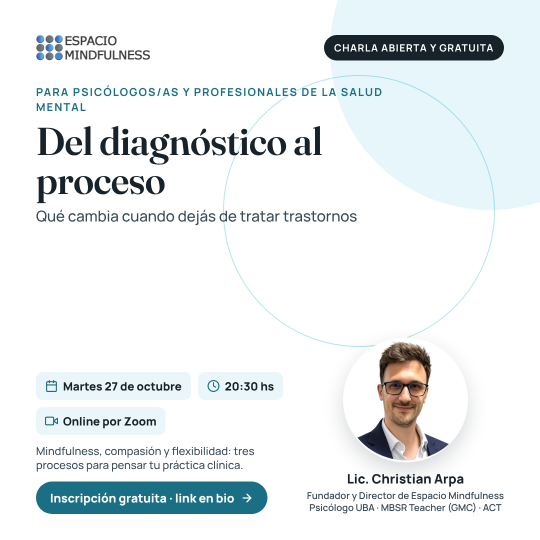
#> input picture contenido/originales/charla_27oct.png, 1080 x 1080 px, given in place of isotipo.png, which was not available (shown at 1/2 size)
$ python gen_posts.py
#> lines starting #> are read from the running program, lines starting #| are printed output that depends on the picture; pictures that were not available may be replaced by others from this repository, and a replacement may not be noted
### disenio/marca.py
#!/usr/bin/env python3
"""Sistema de diseno de Espacio Mindfulness para las placas de Instagram.

Paleta muestreada del logo real (grilla 3x3 de esferas azul/gris sobre
fondo turquesa). Todo se dibuja a 1080x1350 (4:5), sin escalados intermedios.
"""
from pathlib import Path
from PIL import Image, ImageDraw, ImageFont, ImageFilter

W, H = 1080, 1350
MARGEN = 96

TURQUESA = (23, 144, 155)       # #17909B
TURQ_OSCURO = (16, 108, 118)    # sombra del turquesa, para degrades
TURQ_CLARO = (91, 191, 193)     # #5BBFC1
TURQ_PALIDO = (176, 226, 227)
AZUL = (14, 136, 196)           # #0E88C4  esferas azules -> accion
GRIS = (90, 103, 112)           # #5A6770  esferas grises -> cuerpo
GRIS_CLARO = (154, 166, 177)
GRIS_TITULO = (42, 52, 60)
CREMA = (245, 239, 230)         # #F5EFE6
CREMA_SUAVE = (222, 214, 201)
LINEA_CLARA = (223, 214, 202)
BLANCO = (255, 255, 255)
DORADO = (214, 168, 76)         # solo para las estrellas de las resenias

F = "C:/Windows/Fonts/"
SERIF_B, SERIF_I, SERIF, SANS, SANS_B = (
    "georgiab.ttf", "georgiai.ttf", "georgia.ttf", "calibri.ttf", "calibrib.ttf")

RAIZ = Path(r"C:/Users/chris/OneDrive/Desktop/IG ESP MIND IA/Instagram")
DESTINO = RAIZ / "contenido" / "originales"
FOTOS = Path(r"C:/Users/chris/OneDrive/Desktop/TRABAJO/MINDFULNESS/FOTOS/para publi")
ISOTIPO = Image.open(RAIZ / "contenido" / "marca" / "isotipo.png").convert("RGBA")


def fuente(nombre, tam):
    return ImageFont.truetype(F + nombre, tam)


# --- texto ----------------------------------------------------------------

def ancho(d, texto, fnt):
    return d.textbbox((0, 0), texto, font=fnt)[2]


def envolver(d, texto, fnt, max_ancho):
    palabras, lineas, actual = texto.split(), [], ""
    for p in palabras:
        prueba = f"{actual} {p}".strip()
        if ancho(d, prueba, fnt) <= max_ancho:
            actual = prueba
        else:
            if actual:
                lineas.append(actual)
            actual = p
    if actual:
        lineas.append(actual)
    return lineas


def alto_parrafo(d, texto, fnt, max_ancho, interlinea=1.42):
    return int(len(envolver(d, texto, fnt, max_ancho)) * fnt.size * interlinea)


def parrafo(d, texto, fnt, x, y, max_ancho, color, interlinea=1.42, centrado=False):
    lineas = envolver(d, texto, fnt, max_ancho)
    salto = int(fnt.size * interlinea)
    for i, linea in enumerate(lineas):
        px = x + (max_ancho - ancho(d, linea, fnt)) // 2 if centrado else x
        d.text((px, y + i * salto), linea, font=fnt, fill=color)
    return y + len(lineas) * salto


def espaciado(d, texto, fnt, x, y, color, sep=6, centrado_en=None):
    """Letter-spacing manual: Pillow no lo trae."""
    total = sum(ancho(d, c, fnt) + sep for c in texto) - sep
    px = x if centrado_en is None else (centrado_en - total) // 2
    for c in texto:
        d.text((px, y), c, font=fnt, fill=color)
        px += ancho(d, c, fnt) + sep
    return total


# --- elementos graficos ---------------------------------------------------

def circulos(img, color, especificaciones):
    capa = Image.new("RGBA", img.size, (0, 0, 0, 0))
    dc = ImageDraw.Draw(capa)
    for cx, cy, r, alfa in especificaciones:
        dc.ellipse([cx - r, cy - r, cx + r, cy + r], fill=color + (alfa,))
    img.alpha_composite(capa)


def poner_isotipo(img, centro_x, y, alto_px):
    iso = ISOTIPO.copy()
    iso = iso.resize((int(iso.width * alto_px / iso.height), alto_px), Image.LANCZOS)
    img.alpha_composite(iso, (centro_x - iso.width // 2, y))


def flecha(d, x, y, color, escala=1.0):
    s = 18 * escala
    d.polygon([(x, y - s / 2), (x + s * 0.85, y), (x, y + s / 2)], fill=color)


def estrellas(d, x, y, cantidad=5, tam=30, color=DORADO, sep=10):
    """Cinco estrellas de 5 puntas dibujadas a mano (no dependemos de emojis)."""
    import math
    for n in range(cantidad):
        cx = x + n * (tam + sep) + tam / 2
        cy = y + tam / 2
        puntos = []
        for i in range(10):
            radio = tam / 2 if i % 2 == 0 else tam / 4.6
            ang = math.radians(-90 + i * 36)
            puntos.append((cx + radio * math.cos(ang), cy + radio * math.sin(ang)))
        d.polygon(puntos, fill=color)
    return cantidad * (tam + sep) - sep


def foto(nombre, ancho_px, alto_px, foco_x=0.5, foco_y=0.5):
    """Recorta una foto al tamanio pedido cubriendo todo el marco (tipo CSS cover)."""
    im = Image.open(FOTOS / nombre).convert("RGB")
    escala = max(ancho_px / im.width, alto_px / im.height)
    nuevo = (max(1, round(im.width * escala)), max(1, round(im.height * escala)))
    im = im.resize(nuevo, Image.LANCZOS)
    x = int((im.width - ancho_px) * foco_x)
    y = int((im.height - alto_px) * foco_y)
    return im.crop((x, y, x + ancho_px, y + alto_px))


def velo(img, caja, color, alfa_desde, alfa_hasta, vertical=True):
    """Degradado translucido para que el texto se lea sobre la foto."""
    x0, y0, x1, y1 = caja
    an, al = x1 - x0, y1 - y0
    grad = Image.new("L", (1, al) if vertical else (an, 1))
    for i in range(al if vertical else an):
        t = i / max(1, (al if vertical else an) - 1)
        grad.putpixel((0, i) if vertical else (i, 0),
                      int(alfa_desde + (alfa_hasta - alfa_desde) * t))
    grad = grad.resize((an, al))
    capa = Image.new("RGBA", (an, al), color + (0,))
    capa.putalpha(grad)
    img.alpha_composite(capa, (x0, y0))


# [9 lines left out: function caja_translucida, not called in this run]


def ancho_estrellas(cantidad=5, tam=30, sep=10):
    return cantidad * (tam + sep) - sep


def pie(d, color=GRIS_CLARO):
    espaciado(d, "@espaciomindfulness", fuente(SANS, 30), 0, H - 78, color, sep=3, centrado_en=W)


def lienzo(fondo):
    return Image.new("RGBA", (W, H), fondo)


# [19 lines left out: function guardar, not called in this run]

### disenio/gen_posts.py
#!/usr/bin/env python3
"""Genera las placas de los posts 4, 5, 7, 8 y 9 de @espaciomindfulness."""
from PIL import ImageDraw
from marca import *   # sistema de diseno de la marca


# ==========================================================================
# POST 4 — Testimonio real de Google (imagen suelta)
# ==========================================================================
def post4_testimonio():
    ALTO_FOTO = 516
    img = lienzo(CREMA)
    img.paste(foto("IMG_5816.JPG", W, ALTO_FOTO, foco_y=0.42).convert("RGBA"), (0, 0))
    velo(img, (0, 0, W, 240), TURQ_OSCURO, 190, 0)   # para que se lea el isotipo
    circulos(img, (23, 144, 155), [(1010, 1240, 190, 12)])
    poner_isotipo(img, W // 2, 44, 78)
    d = ImageDraw.Draw(img)

    y = ALTO_FOTO + 74
    estrellas(d, (W - ancho_estrellas(5, 34, 11)) // 2, y, tam=34, sep=11)

    util = W - 2 * MARGEN - 16
    y = parrafo(d, "“No salís igual de cómo entraste.”", fuente(SERIF_I, 62),
                MARGEN, y + 84, util, GRIS_TITULO, interlinea=1.30, centrado=True)

    y = parrafo(d, "Un grupo humano hermoso. Lo recomiendo desde el día 1 hasta el último.",
                fuente(SANS, 42), MARGEN + 20, y + 34, util - 40, GRIS,
                interlinea=1.46, centrado=True)

    d.line([(W // 2 - 60, y + 52), (W // 2 + 60, y + 52)], fill=LINEA_CLARA, width=3)
    espaciado(d, "SU VÁZQUEZ SANZ", fuente(SANS_B, 32), 0, y + 96, TURQUESA, sep=6, centrado_en=W)
    espaciado(d, "RESEÑA VERIFICADA EN GOOGLE  ·  4.9 DE 5  ·  40 RESEÑAS",
              fuente(SANS, 26), 0, y + 148, GRIS_CLARO, sep=2, centrado_en=W)

    pie(d)
    return img.convert("RGB")


# ==========================================================================
# POST 5 — Carrusel: que es el MBSR
# ==========================================================================
def p5_portada():
    img = lienzo(TURQUESA)
    img.paste(foto("IMG_5699.JPG", W, H, foco_y=0.45).convert("RGBA"), (0, 0))
    velo(img, (0, 0, W, H), TURQ_OSCURO, 226, 244)
    circulos(img, (255, 255, 255), [(950, 1160, 210, 12)])
    poner_isotipo(img, W // 2, 140, 118)
    d = ImageDraw.Draw(img)

    y = 400
    y = parrafo(d, "Qué es el MBSR", fuente(SERIF_B, 104), MARGEN, y,
                W - 2 * MARGEN, CREMA, interlinea=1.16, centrado=True)
    y = parrafo(d, "y para quién es", fuente(SERIF_I, 86), MARGEN, y + 10,
                W - 2 * MARGEN, TURQ_PALIDO, interlinea=1.16, centrado=True)

    d.line([(W // 2 - 90, y + 76), (W // 2 + 90, y + 76)], fill=CREMA_SUAVE, width=3)
    parrafo(d, "El programa de mindfulness con más respaldo científico del mundo.",
            fuente(SANS, 42), MARGEN + 40, y + 142, W - 2 * MARGEN - 80,
            CREMA_SUAVE, interlinea=1.45, centrado=True)

    f = fuente(SANS_B, 34)
    total = espaciado(d, "DESLIZÁ", f, 0, H - 250, CREMA, sep=6, centrado_en=W - 46)
    flecha(d, (W + total) // 2 - 6, H - 235, CREMA)
    pie(d, CREMA_SUAVE)
    return img.convert("RGB")


def p5_dato(etiqueta, titulo, cuerpo, foto_nombre=None, foco_y=0.5):
    img = lienzo(CREMA)
    alto_foto = 0
    if foto_nombre:
        alto_foto = 470
        img.paste(foto(foto_nombre, W, alto_foto, foco_y=foco_y).convert("RGBA"), (0, 0))
    circulos(img, (23, 144, 155), [(60, 1250, 170, 12), (1010, 700, 130, 10)])
    d = ImageDraw.Draw(img)

    y = alto_foto + (120 if foto_nombre else 150)
    espaciado(d, etiqueta, fuente(SANS_B, 32), MARGEN, y, TURQUESA, sep=8)
    d.line([(MARGEN, y + 64), (MARGEN + 78, y + 64)], fill=AZUL, width=4)

    util = W - 2 * MARGEN - 16
    y = parrafo(d, titulo, fuente(SERIF_B, 66), MARGEN, y + 122, util,
                GRIS_TITULO, interlinea=1.24)
    parrafo(d, cuerpo, fuente(SANS, 45), MARGEN, y + 54, util, GRIS, interlinea=1.48)

    pie(d)
    return img.convert("RGB")


# [36 lines left out: function p5_cierre, not called in this run]


def post5_mbsr():
    return [
        ("post5_mbsr_1.png", p5_portada()),
        ("post5_mbsr_2.png", p5_dato(
            "QUÉ ES",
            "Un programa de 8 semanas, no una clase suelta.",
            "Nació en 1979 en la Facultad de Medicina de la Universidad de "
            "Massachusetts. Es el protocolo de mindfulness más estudiado que existe.",
            "IMG_5777.JPG", 0.42)),
        ("post5_mbsr_3.png", p5_dato(
            "CÓMO SE CURSA",
            "Un encuentro semanal de dos horas.",
            "Prácticas guiadas, material para llevarte a casa y un retiro de día "
            "completo sobre el final del programa. Online o presencial.",
            "IMG_5758.JPG", 0.45)),
        ("post5_mbsr_4.png", p5_dato(
            "PARA QUIÉN ES",
            "Para el que llega cansado de su propia cabeza.",
            "Estrés sostenido, ansiedad, insomnio, rumiación, dolor crónico. "
            "También para profesionales de la salud que quieren incorporarlo "
            "a su práctica. No hace falta experiencia previa.")),
        ("post5_mbsr_5.png", p5_dato(
            "QUÉ NO ES",
            "No es una religión ni un curso de relajación.",
            "Es entrenamiento de la atención, con base científica y lenguaje laico. "
            "Y no reemplaza un tratamiento médico o psicológico: lo complementa.")),
        ("post5_mbsr_6.png", p5_cierre()),
    ]


# ==========================================================================
# POST 7 — Autoridad (imagen suelta)
# ==========================================================================
# [114 lines left out: functions post7_autoridad, p8_portada, p8_hallazgo, p8_cierre, not called in this run]


HALLAZGOS = [
    ("Baja el estrés percibido",
     "Es el efecto más replicado: los meta-análisis muestran reducciones "
     "consistentes en las escalas de estrés después de completar el programa."),
    ("Mejora la ansiedad y el ánimo",
     "La investigación reporta mejoras de magnitud moderada en síntomas de "
     "ansiedad y depresión, sostenidas en los seguimientos."),
    ("Se duerme mejor",
     "Muchos participantes reportan mejor calidad de sueño. Suele ser de los "
     "primeros cambios que la gente nota, y no es casualidad: baja la rumiación "
     "nocturna."),
    ("Menos piloto automático",
     "Entrenás la capacidad de darte cuenta de dónde está tu atención. "
     "Eso cambia la relación con los pensamientos: dejás de creerles todo."),
    ("Otra relación con el dolor",
     "Para esto nació el MBSR en 1979: pacientes con dolor crónico que no "
     "respondían a otros tratamientos. La intensidad puede no bajar; el "
     "sufrimiento alrededor, sí."),
]


# [47 lines left out: functions post8_evidencia, post9_ultima, not called in this run]


def main():
    todas = []
    todas.append(("post4_testimonio.png", post4_testimonio()))
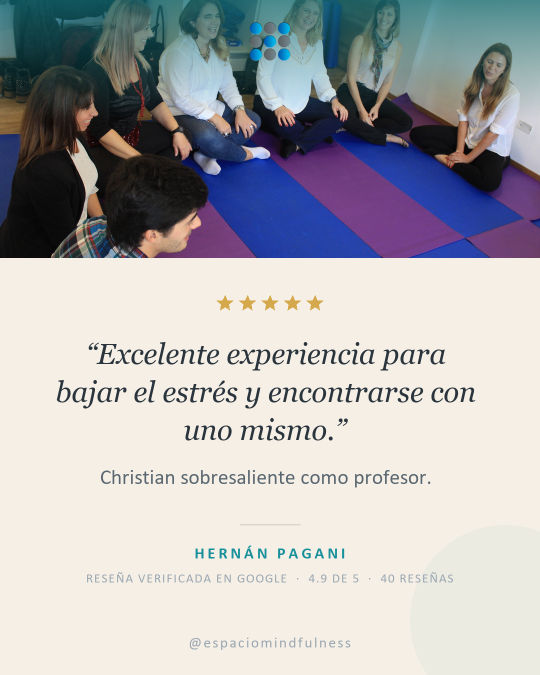
#> input picture contenido/originales/post10_testimonio_pagani.png, 1080 x 1350 px, given in place of IMG_5816.JPG, which was not available (shown at 1/2 size)
#> in foto, im is the input picture: PIL image 1080x1350 RGB; mean R, G, B 176.2, 176.4, 179.1
#> in velo, `grad = grad.resize((an, al))`:
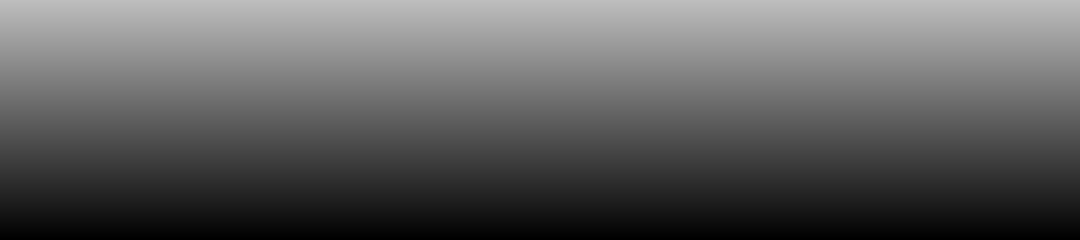
#> grad: PIL image 1080x240 L; min 0, max 190, mean 94.5
#> in velo, `capa.putalpha(grad)`:
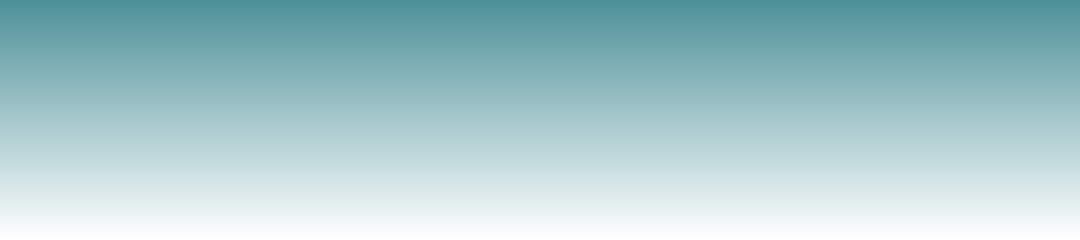
#> capa: PIL image 1080x240 RGBA; mean R, G, B, A 16, 108, 118, 94.5; transparent parts drawn white
#> in circulos, `capa = Image.new("RGBA", img.size, (0, 0, 0, 0))`: capa: PIL image 1080x1350 RGBA; every value is 0
#> in poner_isotipo, `iso = iso.resize((int(iso.width * alto_px / iso.height), alto_px), Ima..`:
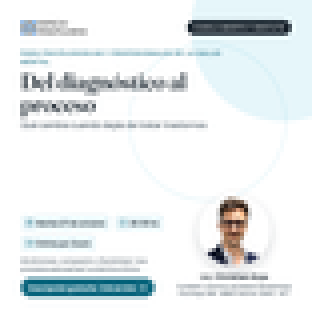
#> iso: PIL image 78x78 RGBA (shown 4 times larger); mean R, G, B, A 232.1, 236.8, 238.2, 255
#> in post4_testimonio, `y = parrafo(d, "“No salís igual de cómo entraste.”", fuente(SERIF_I, 6..`: y = 834
#> in post4_testimonio, `y = parrafo(d, "Un grupo humano hermoso. Lo recomiendo desde el día 1 ..`: y = 1051
    todas += post5_mbsr()
#> in p5_portada, `img = lienzo(TURQUESA)`:
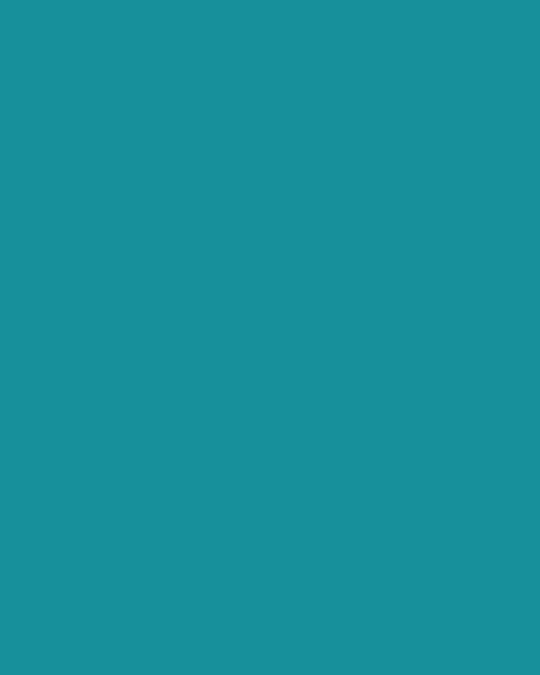
#> img: PIL image 1080x1350 RGBA (shown at 1/2 size); mean R, G, B, A 23, 144, 155, 255
#> call 2 of poner_isotipo, with centro_x = 540, y = 140, alto_px = 118
#> in poner_isotipo (call 2), `iso = iso.resize((int(iso.width * alto_px / iso.height), alto_px), Ima..`:
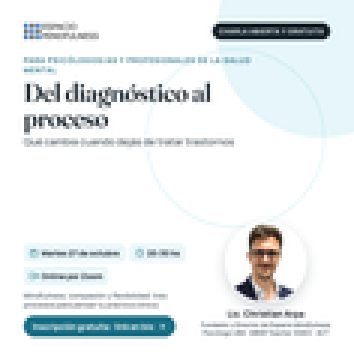
#> iso: PIL image 118x118 RGBA (shown 3 times larger); mean R, G, B, A 232.2, 236.9, 238.3, 255
#> in p5_portada, `y = parrafo(d, "Qué es el MBSR", fuente(SERIF_B, 104), MARGEN, y, W - ..`: y = 520
#> in p5_portada, `y = parrafo(d, "y para quién es", fuente(SERIF_I, 86), MARGEN, y + 10,..`: y = 629
#> in p5_portada, `total = espaciado(d, "DESLIZÁ", f, 0, H - 250, CREMA, sep=6, centrado_..`: total = 180
#> in p5_portada, `return img.convert("RGB")`:
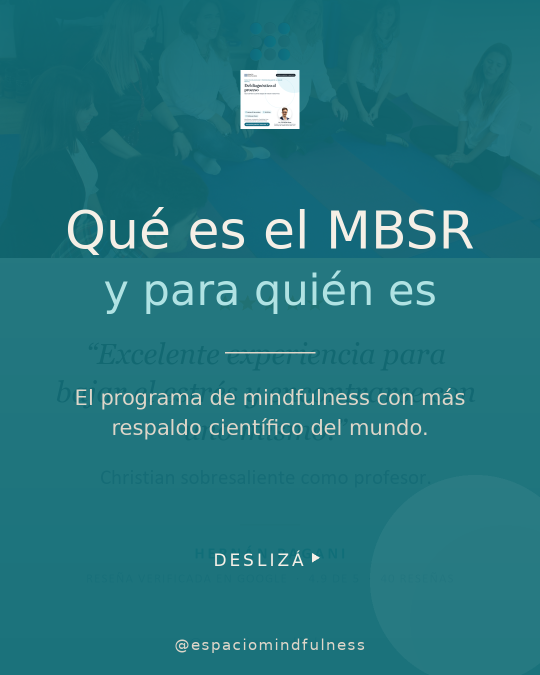
#> returned value: PIL image 1080x1350 RGB (shown at 1/2 size); mean R, G, B 36.3, 117.7, 126.5
    todas.append(("post7_autoridad.png", post7_autoridad()))
    todas += post8_evidencia()
    todas.append(("post9_ultima_llamada.png", post9_ultima()))
    guardar(todas, "preview_resto.jpg", cols=4)


if __name__ == "__main__":
#> (the run stopped early here; a loop or call above may not have finished)
